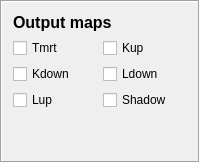
    <widget class="QFrame" name="frame_6">
     <property name="toolTip">
      <string>A number of different outputs can be chosen here. All grids will be written out as GeoTIFFs at the location specified as the output folder.</string>
     </property>
     <property name="frameShape">
      <enum>QFrame::Box</enum>
     </property>
     <property name="frameShadow">
      <enum>QFrame::Sunken</enum>
     </property>
     <layout class="QGridLayout" name="gridLayout_21">
      <item row="1" column="0">
       <layout class="QGridLayout" name="gridLayout_5">
        <item row="0" column="0">
         <widget class="QCheckBox" name="CheckBoxTmrt">
          <property name="text">
           <string>Tmrt</string>
          </property>
          <property name="checked">
           <bool>false</bool>
          </property>
         </widget>
        </item>
        <item row="0" column="1">
         <widget class="QCheckBox" name="CheckBoxKup">
          <property name="text">
           <string>Kup</string>
          </property>
          <property name="checked">
           <bool>false</bool>
          </property>
         </widget>
        </item>
        <item row="1" column="0">
         <widget class="QCheckBox" name="CheckBoxKdown">
          <property name="text">
           <string>Kdown</string>
          </property>
          <property name="checked">
           <bool>false</bool>
          </property>
         </widget>
        </item>
        <item row="1" column="1">
         <widget class="QCheckBox" name="CheckBoxLdown">
          <property name="text">
           <string>Ldown</string>
          </property>
          <property name="checked">
           <bool>false</bool>
          </property>
         </widget>
        </item>
        <item row="2" column="0">
         <widget class="QCheckBox" name="CheckBoxLup">
          <property name="text">
           <string>Lup</string>
          </property>
          <property name="checked">
           <bool>false</bool>
          </property>
         </widget>
        </item>
        <item row="2" column="1">
         <widget class="QCheckBox" name="CheckBoxShadow">
          <property name="text">
           <string>Shadow</string>
          </property>
          <property name="checked">
           <bool>false</bool>
          </property>
         </widget>
        </item>
       </layout>
      </item>
      <item row="0" column="0">
       <widget class="QLabel" name="label_30">
        <property name="text">
         <string>&lt;!DOCTYPE HTML PUBLIC &quot;-//W3C//DTD HTML 4.0//EN&quot; &quot;http://www.w3.org/TR/REC-html40/strict.dtd&quot;&gt;
&lt;html&gt;&lt;head&gt;&lt;meta name=&quot;qrichtext&quot; content=&quot;1&quot; /&gt;&lt;style type=&quot;text/css&quot;&gt;
p, li { white-space: pre-wrap; }
&lt;/style&gt;&lt;/head&gt;&lt;body style=&quot; font-family:'MS Shell Dlg 2'; font-size:8pt; font-weight:400; font-style:normal;&quot;&gt;
&lt;p style=&quot; margin-top:0px; margin-bottom:0px; margin-left:0px; margin-right:0px; -qt-block-indent:0; text-indent:0px;&quot;&gt;&lt;span style=&quot; font-size:12pt; font-weight:600;&quot;&gt;Output maps&lt;/span&gt;&lt;/p&gt;&lt;/body&gt;&lt;/html&gt;</string>
        </property>
       </widget>
      </item>
      <item row="2" column="0">
       <spacer name="verticalSpacer_6">
        <property name="orientation">
         <enum>Qt::Vertical</enum>
        </property>
        <property name="sizeHint" stdset="0">
         <size>
          <width>20</width>
          <height>40</height>
         </size>
        </property>
       </spacer>
      </item>
     </layout>
    </widget>
